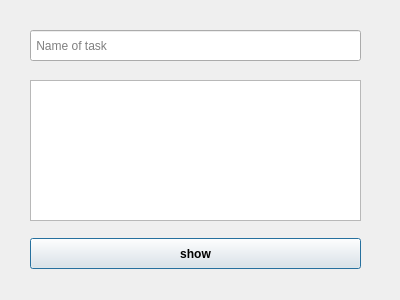
<?xml version="1.0" encoding="UTF-8"?>
<ui version="4.0">
 <class>Dialog_show_comment</class>
 <widget class="QDialog" name="Dialog_show_comment">
  <property name="geometry">
   <rect>
    <x>0</x>
    <y>0</y>
    <width>400</width>
    <height>300</height>
   </rect>
  </property>
  <property name="windowTitle">
   <string>Dialog</string>
  </property>
  <widget class="QLineEdit" name="input_name_of_task">
   <property name="geometry">
    <rect>
     <x>30</x>
     <y>30</y>
     <width>331</width>
     <height>31</height>
    </rect>
   </property>
   <property name="placeholderText">
    <string> Name of task</string>
   </property>
  </widget>
  <widget class="QListWidget" name="list">
   <property name="geometry">
    <rect>
     <x>30</x>
     <y>80</y>
     <width>331</width>
     <height>141</height>
    </rect>
   </property>
  </widget>
  <widget class="QPushButton" name="btn_show">
   <property name="geometry">
    <rect>
     <x>30</x>
     <y>238</y>
     <width>331</width>
     <height>31</height>
    </rect>
   </property>
   <property name="font">
    <font>
     <bold>true</bold>
    </font>
   </property>
   <property name="text">
    <string>show</string>
   </property>
  </widget>
 </widget>
 <resources/>
 <connections/>
</ui>
